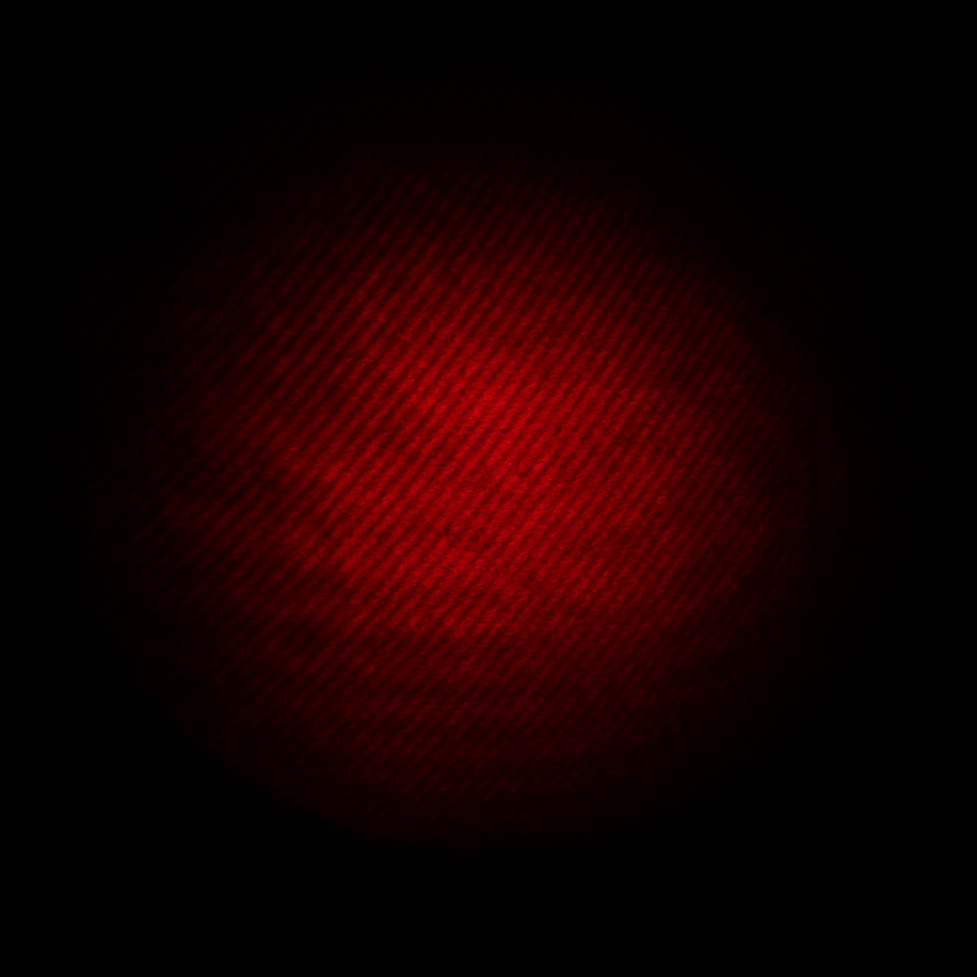
#> input picture Activity 15 - Digital Holography/IMG-0354.png, 1954 x 1954 px, found by its file name (shown at 1/2 size)
$ jupyter execute --allow-errors 187-15.ipynb
#> lines starting #> are read from the running program, lines starting #| are printed output that depends on the picture
[cell 1]
import numpy as np
import matplotlib.pyplot as plt
import matplotlib.ticker as tick
import scipy.fftpack as fft
import cv2 as cv
from mpl_toolkits.mplot3d import Axes3D
from jupyterthemes import jtplot

[cell 2]
jtplot.reset()
# plt.switch_backend('nbAgg')
plt.style.use("bmh")
plt.rcParams["axes.axisbelow"] = True
plt.rcParams["text.usetex"] = True
plt.rcParams["font.family"] = "serif"
plt.rcParams["figure.figsize"] = (16/2, 9/2)
plt.rcParams["figure.dpi"] = 100
#> (the rest of this cell did not finish here and is left out)

[cell 3]
img = cv.imread('img-0354.png', 0)
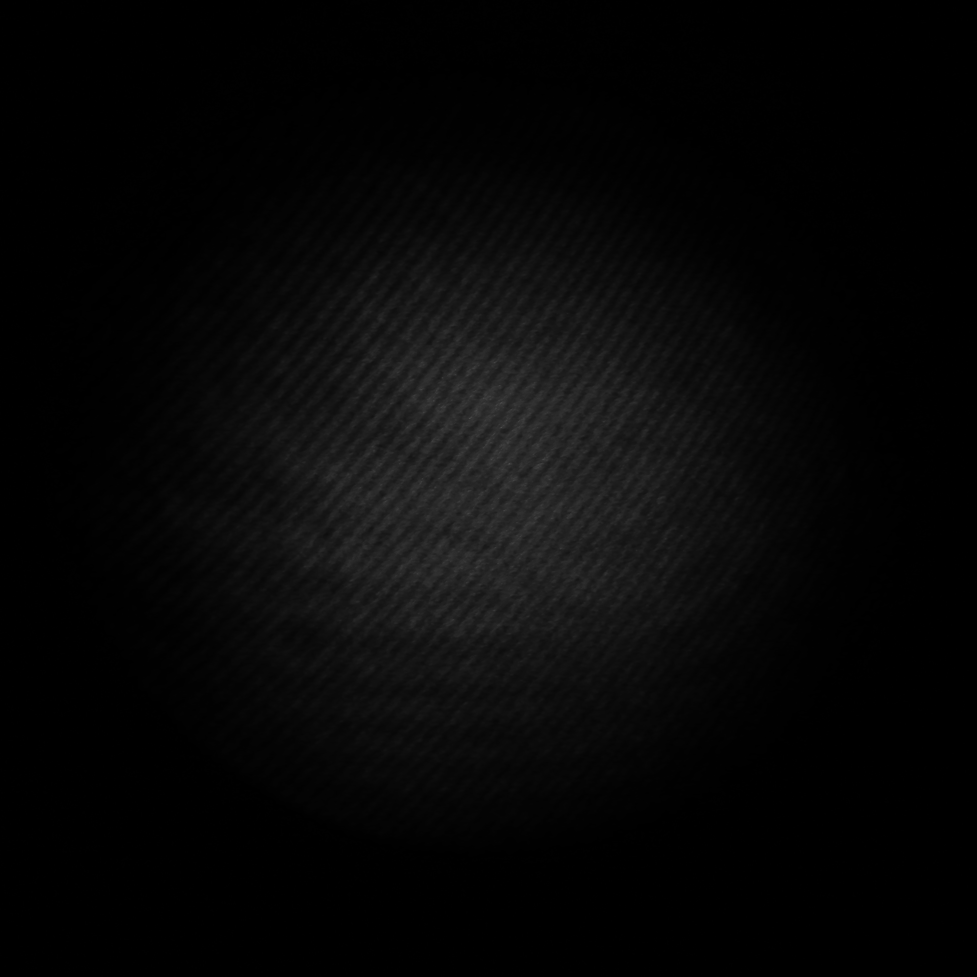
#> img: shape (1954, 1954) (shown at 1/2 size); min 0, max 87, mean 6.8
plt.imshow(img, 'gray')
plt.grid(0)
plt.show()

[cell 4]
FZ = fft.fftshift(fft.fft2(img))
cv.circle(abs(FZ), center=(923, 933), radius=25, color=(0, 0, 0), thickness=-1)
cv.circle(abs(FZ), center=(976, 976), radius=25, color=(0, 0, 0), thickness=-1)
new_center = (1032, 1020)
M = np.array([[1, 0, FZ.shape[1]//2-new_center[0]],
              [0, 1, FZ.shape[0]//2-new_center[1]]], 'float32')
#> M = [[1, 0, -55], [0, 1, -43]]
FZ = cv.warpAffine(abs(FZ), M, FZ.shape)
plt.imshow(np.log(abs(FZ)), 'gray')
plt.grid(0)
plt.colorbar()
plt.show()
